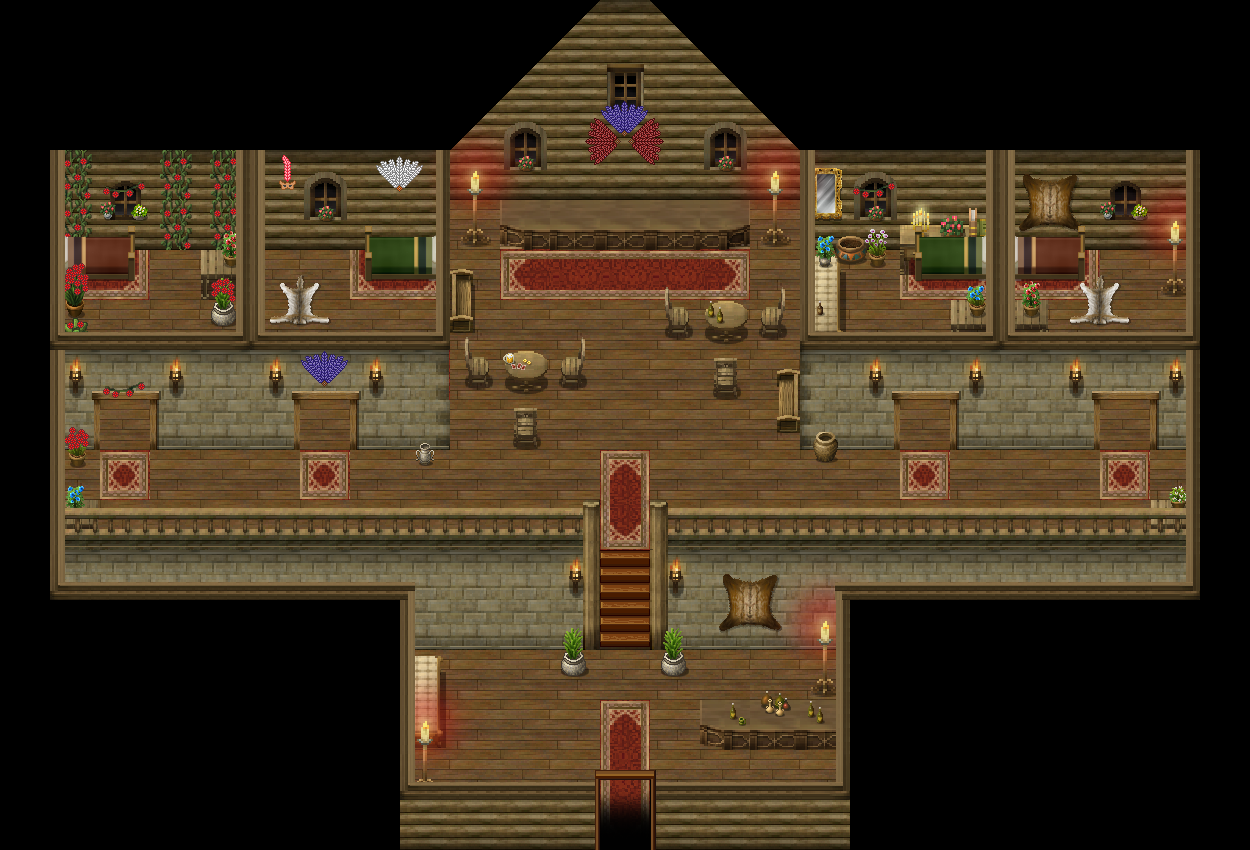

A 2D game scene composited from a Tiled map and its tileset images. What follows is a short description and the map's XML, with each tile layer's data collapsed to a summary:
An orthogonal 25x17 tile map with 50x50 px tiles, 8 tile layers (BG 1, BG 2, BG 3, BG 4, ...), 1 hidden layer not drawn, 3 tilesets and 22 objects.

<map version="1.2" tiledversion="1.2.5" orientation="orthogonal" renderorder="right-down" width="25" height="17" tilewidth="50" tileheight="50" infinite="0" nextlayerid="14" nextobjectid="202">
 <properties>
  <property name="dimming" value="0.5" />
  <property name="musicpath" value="res/music/tavern.ogg" />
  <property name="tilesetpath" value="res/map/gandriabrothel/tileset_map_gandriabrothel.png" />
 </properties>
 <tileset firstgid="1" name="tileset_map_gandriabrothel" tilewidth="50" tileheight="50" spacing="2" margin="1" tilecount="361" columns="19">
  <image source="tileset_map_gandriabrothel.png" width="1000" height="1000" />
  <tile id="96">
   <objectgroup draworder="index">
    <object id="1" x="13" y="9" width="26" height="37" />
   </objectgroup>
  </tile>
  <tile id="116">
   <objectgroup draworder="index">
    <object id="1" x="16" y="0" width="24" height="36" />
   </objectgroup>
  </tile>
  <tile id="117">
   <objectgroup draworder="index">
    <object id="1" x="10" y="0" width="26" height="36" />
   </objectgroup>
  </tile>
  <tile id="206">
   <properties>
    <property name="light" value="10,25,50,100,0.8" />
   </properties>
   <animation>
    <frame tileid="206" duration="100" />
    <frame tileid="207" duration="100" />
    <frame tileid="208" duration="100" />
   </animation>
  </tile>
  <tile id="225">
   <properties>
    <property name="light" value="25,25,50,100,0.8" />
   </properties>
   <animation>
    <frame tileid="225" duration="100" />
    <frame tileid="226" duration="100" />
    <frame tileid="227" duration="100" />
   </animation>
  </tile>
  <tile id="244">
   <properties>
    <property name="light" value="40,25,50,100,0.8" />
   </properties>
   <animation>
    <frame tileid="244" duration="100" />
    <frame tileid="245" duration="100" />
    <frame tileid="246" duration="100" />
   </animation>
  </tile>
  <tile id="254">
   <properties>
    <property name="light" value="25,25,50,100,0.5" />
   </properties>
   <objectgroup draworder="index" />
   <animation>
    <frame tileid="254" duration="100" />
    <frame tileid="255" duration="100" />
   </animation>
  </tile>
  <tile id="273">
   <objectgroup draworder="index">
    <object id="0" x="22.5" y="0.5" width="4" height="45.5" />
   </objectgroup>
  </tile>
 </tileset>
 <tileset firstgid="362" name="tileset_map_npcs" tilewidth="50" tileheight="50" spacing="2" margin="1" tilecount="77" columns="7">
  <image source="../../convenience/tilesets/tileset_map_npcs.png" width="364" height="574" />
 </tileset>
 <tileset firstgid="439" name="tileset_map_dynamic_tiles" tilewidth="50" tileheight="50" spacing="2" margin="1" tilecount="220" columns="20">
  <image source="../../convenience/tilesets/tileset_map_dynamic_tiles.png" width="1040" height="572" />
 </tileset>
 <layer id="1" name="BG 1" width="25" height="17">
  <data>[425 cells, 425 non-empty, 20 distinct tile ids]</data>
 </layer>
 <layer id="2" name="BG 2" width="25" height="17">
  <data>[425 cells, 111 non-empty, 57 distinct tile ids]</data>
 </layer>
 <layer id="3" name="BG 3" width="25" height="17">
  <data>[425 cells, 43 non-empty, 36 distinct tile ids]</data>
 </layer>
 <layer id="4" name="BG 4" width="25" height="17">
  <data>[425 cells, 23 non-empty, 21 distinct tile ids]</data>
 </layer>
 <objectgroup id="5" name="npc">
  <object id="189" gid="402" x="450" y="310" width="50" height="50">
   <properties>
    <property name="id" value="npc_jack" />
   </properties>
  </object>
  <object id="191" gid="409" x="725" y="700" width="50" height="50">
   <properties>
    <property name="id" value="npc_mona" />
   </properties>
  </object>
  <object id="192" gid="410" x="600" y="230" width="50" height="50">
   <properties>
    <property name="id" value="npc_adelya" />
   </properties>
  </object>
  <object id="195" gid="418" x="150" y="300" width="50" height="50">
   <properties>
    <property name="id" value="npc_lola" />
   </properties>
  </object>
  <object id="201" gid="430" x="850" y="300" width="50" height="50">
   <properties>
    <property name="id" value="npc_karma" />
   </properties>
  </object>
 </objectgroup>
 <layer id="6" name="LFG 1" width="25" height="17">
  <data>[425 cells, 90 non-empty, 20 distinct tile ids]</data>
 </layer>
 <layer id="7" name="LFG 2" width="25" height="17">
  <data>[425 cells, 19 non-empty, 6 distinct tile ids]</data>
 </layer>
 <layer id="8" name="LFG 3" width="25" height="17">
  <data>[425 cells, 10 non-empty, 3 distinct tile ids]</data>
 </layer>
 <layer id="9" name="FG 1" width="25" height="17">
  <data>[425 cells, 245 non-empty, 15 distinct tile ids]</data>
 </layer>
 <objectgroup id="10" name="dynamic">
  <object id="194" gid="479" x="450" y="650" width="50" height="50" />
  <object id="190" gid="483" x="600" y="550" width="50" height="50">
   <properties>
    <property name="conditions" value="npc_mona,gate_open" />
   </properties>
  </object>
  <object id="200" gid="502" x="500" y="637.5" width="50" height="50">
   <properties>
    <property name="bg" value="" />
    <property name="name" value="Note" />
    <property name="text" value="Brothel1" />
   </properties>
  </object>
 </objectgroup>
 <layer id="11" name="collidable" width="25" height="17" visible="0">
  <data>[425 cells, 296 non-empty, 1 distinct tile ids]</data>
 </layer>
 <objectgroup id="12" name="collidable" visible="0">
  <object id="172" x="365" y="248" width="85" height="32" />
  <object id="174" x="50" y="245" width="85" height="32" />
  <object id="175" x="915" y="250" width="170" height="32" />
  <object id="176" x="448" y="269" width="26" height="62" />
  <object id="177" x="775" y="370" width="26" height="61" />
  <object id="178" x="561" y="646" width="27" height="27" />
  <object id="179" x="662" y="646" width="24" height="27" />
  <object id="197" x="240" y="250" width="20" height="100" />
  <object id="199" x="440" y="250" width="10" height="100" />
 </objectgroup>
 <objectgroup id="13" name="trigger">
  <object id="126" x="600" y="820" width="50" height="30">
   <properties>
    <property name="map entry" value="res/map/gandria/gandria.tmx,2715,2550" />
    <property name="persistent" value="" />
   </properties>
  </object>
 </objectgroup>
</map>
